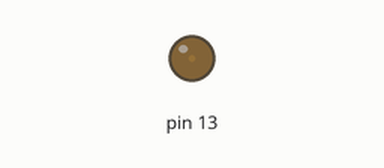
Recording of a sketch running on a simulated Arduino Mega 2560, built with avr-gcc and run on an emulated ATmega2560. Parts: output pins drawn as LEDs (lit = HIGH).

Above: at 0.05 s.
At 0.65 s:
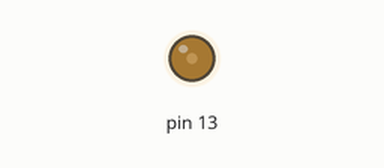
At 1.3 s:
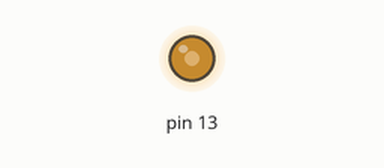
At 2.55 s:
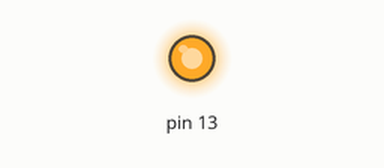
Timing chart, 0 to 5.9 s (numbered marks = the images above):
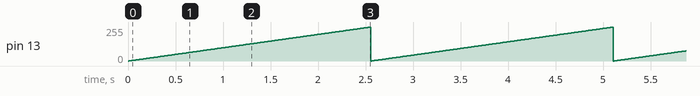

Measured:
- by itself, pin 13: ramps from 0/255 to 254/255 and jumps back, once every 2.6 s

The sketch:

MP_Laserspiel.ino
```cpp
#include "Driver/Pins.h"
#include "Board/LED.h"
/*
 * MP_Laserspiel.ino
 *
 * Created: 5/9/2018 11:42:28 PM
 * Author: Larsen
 */

#include "MyClass.h"

void setup()
{
	myClass.setup();
}

void loop()
{
	myClass.loop();
}
```

LED.h
```cpp
// LED.h

#ifndef _LED_h
#define _LED_h

#if defined(ARDUINO) && ARDUINO >= 100
	#include "Arduino.h"
#else
	#include "WProgram.h"
#endif

#define LED_BRIGTHNESS_MIN 0
#define LED_BRIGTHNESS_MAX 255


class LED
{
public:
	void vInit(void);
	void vSetBrightness(uint8_t usiPinNumber, uint8_t usiBrigthness);

protected:
private:
};

extern LED led;


#endif
```

MyClass.cpp
```cpp
/*
 * MyClass.cpp
 *
 * Created: 5/9/2018 11:42:28 PM
 * Author: Larsen
 */

// Board
#include "Board/LED.h"

// Driver
#include "Driver/Pins.h"

// This class
#include "MyClass.h"


void MyClass::setup()
{
	// Initialize board modules
	led.vInit();
}

void MyClass::loop()
{
	// Test Debug LED
	uint8_t l_usiDebugLedBrightness = LED_BRIGTHNESS_MIN;

	while (true)
	{
		led.vSetBrightness(ledDebug, l_usiDebugLedBrightness);
		l_usiDebugLedBrightness++;

		if (l_usiDebugLedBrightness >= LED_BRIGTHNESS_MAX)
		{
			l_usiDebugLedBrightness = LED_BRIGTHNESS_MIN;
		}

		delay(10);
	}
}

MyClass myClass;
```

MyClass.h
```cpp
/*
 * MyClass.h
 *
 * Created: 5/9/2018 11:42:28 PM
 * Author: Larsen
 */

#ifndef _MYCLASS_h
#define _MYCLASS_h

#if defined(ARDUINO) && ARDUINO >= 100
	#include "Arduino.h"
#else
	#include "WProgram.h"
#endif

class MyClass
{
 private:


 public:
	void setup();
	void loop();
};

extern MyClass myClass;

#endif
```

Pins.h
```cpp
// Pins.h

#ifndef _PINS_h
#define _PINS_h

#if defined(ARDUINO) && ARDUINO >= 100
	#include "Arduino.h"
#else
	#include "WProgram.h"
#endif


#define relay1_Pin 22 // digital out for "NC Beleuchtung 230V"
#define relay2_Pin 24 // digital out for "NO 12V Beleuchtung Key Box"
#define relay3_Pin 26 // digital out for "NC Alarmanlage"
#define relay4_Pin 28 // digital out for "NO 12V Taster Bereitschaft Nebelmaschine"
#define relay5_Pin 30 // digital out for "NO Rundumleuchte"
#define relay6_Pin 32 // digital out for "NO Laser"
#define relay7_Pin 34 // digital out for "NO 12V Spulen Key Box"
#define relay8_Pin 36 // digital out for "NO Nebelmaschine"

#define ledRingGreen 2 	// pin for green LEDs
#define ledRingRedIn 4 	// pin for inner red LEDs
#define ledRingRedMid 6 // pin for middle red LEDs
#define ledRingRedOut 8 // pin for outer red LEDs

#define ledDebug 13 // yellow LED on board

class Pins
{
	public:
		/* Functions */
		void	vInit			(void);

		void	vSetPinDigital  (uint8_t usiPinNumber, bool bState);
		bool	bGetPinDigital  (uint8_t usiPinNumber);
		void    vSetPinAnalog   (uint8_t usiPinNumber, uint8_t usiValue);
		uint8_t usiGetPinAnalog (uint8_t usiPinNumber);

	protected:
	private:
};

extern Pins pins;

#endif
```
